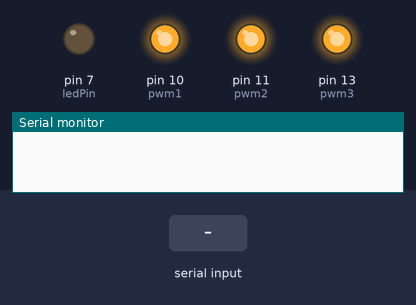
A sketch run on a simulated Arduino Uno, built with avr-gcc and run on an emulated ATmega328P. Shown: output pins drawn as LEDs (lit = HIGH), the last lines printed to the serial monitor. The inputs (shaded band) are chosen by the test bench.

Above: at 1.2 s.
1.3 s: "1" received over the second serial link
At 1.6 s:
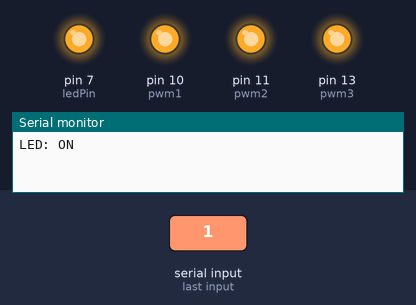
2.8 s: "0" received over the second serial link
At 3.9 s:
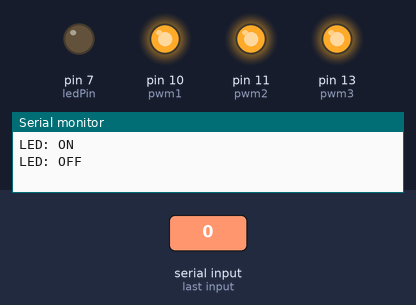
Timing chart, 0 to 5.8 s (numbered marks = the images above; inputs shaded):
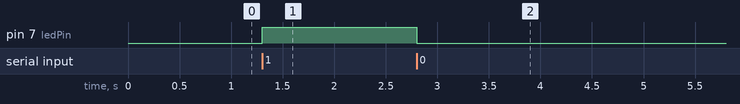

The sketch:

bt_itsy.ino
```cpp
#define ledPin 7
int state = 0;

#include <SoftwareSerial.h>
SoftwareSerial bluetooth(MISO, 3); // RX, TX

int pwm1 = 10;
int pwm2 = 11;
int pwm3 = 13;

void setup() {
  pinMode(ledPin, OUTPUT);
  digitalWrite(ledPin, LOW);
  Serial.begin(9600); // Default communication rate of the Bluetooth module
  bluetooth.begin(9600);

  analogWrite(pwm1, 255);
  analogWrite(pwm2, 255);
  analogWrite(pwm3, 255);

}
void loop() {
 if(bluetooth.available() > 0){ // Checks whether data is comming from the serial port
    state = bluetooth.read(); // Reads the data from the serial port

   if (state == '0') {
    digitalWrite(ledPin, LOW); // Turn LED OFF
    bluetooth.println('0');
    Serial.println("LED: OFF"); // Send back, to the phone, the String "LED: ON"
   }
   else if (state == '1') {
    digitalWrite(ledPin, HIGH);
    bluetooth.println('1');
    Serial.println("LED: ON");;
   }
 }
}
```

Measured:
- after the input at 1.3 s, pin 7 (ledPin): LOW → HIGH at once
- after the input at 2.8 s, pin 7 (ledPin): HIGH → LOW at once
